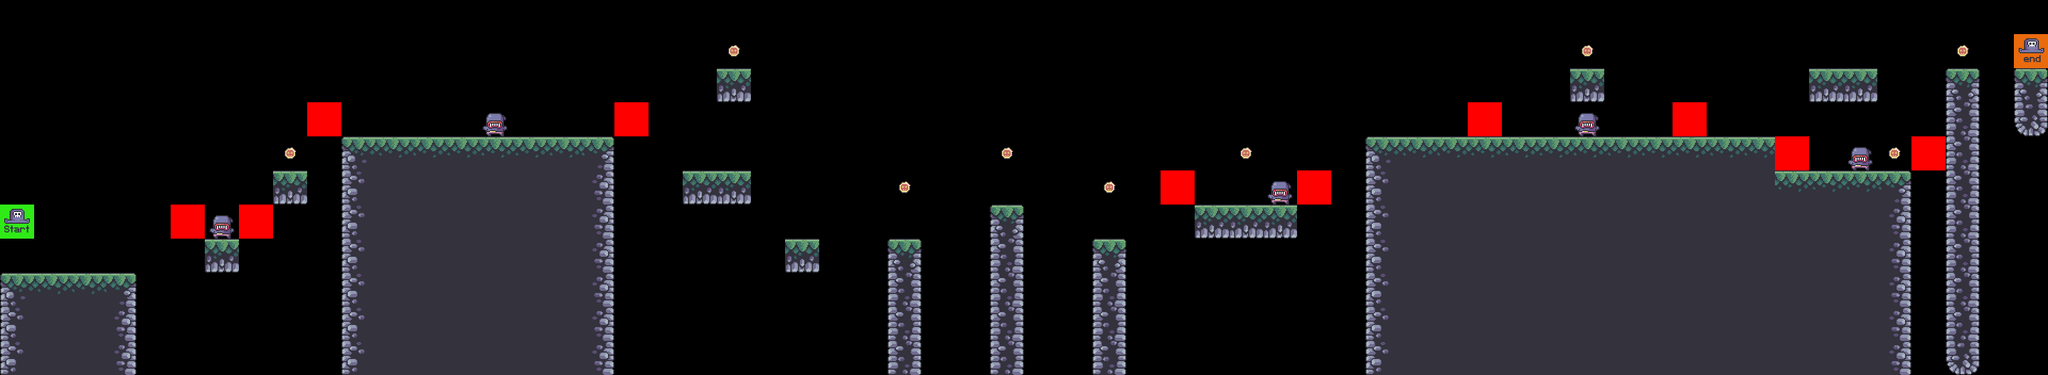

Below is a game level as drawn by its tile map, then a one-line description and the .tmx file that defines it, in full:
An orthogonal 60x11 tile map with 64x64 px tiles, 5 tile layers (Terrain, coins, enemigos, player, ...), 4 tilesets.

<map version="1.10" tiledversion="1.10.2" orientation="orthogonal" renderorder="right-down" width="60" height="11" tilewidth="64" tileheight="64" infinite="0" nextlayerid="6" nextobjectid="1">
 <tileset firstgid="1" source="../tile_Sets/terrain_tiles.tsx" />
 <tileset firstgid="17" source="../tile_Sets/coin_tiles.tsx" />
 <tileset firstgid="19" source="../tile_Sets/setup_tile.tsx" />
 <tileset firstgid="21" source="../tile_Sets/player_tiles.tsx" />
 <layer id="1" name="Terrain" width="60" height="11">
  <data encoding="csv">
0,0,0,0,0,0,0,0,0,0,0,0,0,0,0,0,0,0,0,0,0,0,0,0,0,0,0,0,0,0,0,0,0,0,0,0,0,0,0,0,0,0,0,0,0,0,0,0,0,0,0,0,0,0,0,0,0,0,0,0,
0,0,0,0,0,0,0,0,0,0,0,0,0,0,0,0,0,0,0,0,0,0,0,0,0,0,0,0,0,0,0,0,0,0,0,0,0,0,0,0,0,0,0,0,0,0,0,0,0,0,0,0,0,0,0,0,0,0,0,0,
0,0,0,0,0,0,0,0,0,0,0,0,0,0,0,0,0,0,0,0,0,14,0,0,0,0,0,0,0,0,0,0,0,0,0,0,0,0,0,0,0,0,0,0,0,0,14,0,0,0,0,0,0,14,14,0,0,4,0,4,
0,0,0,0,0,0,0,0,0,0,0,0,0,0,0,0,0,0,0,0,0,0,0,0,0,0,0,0,0,0,0,0,0,0,0,0,0,0,0,0,0,0,0,0,0,0,0,0,0,0,0,0,0,0,0,0,0,8,0,12,
0,0,0,0,0,0,0,0,0,0,1,2,2,2,2,2,2,3,0,0,0,0,0,0,0,0,0,0,0,0,0,0,0,0,0,0,0,0,0,0,1,2,2,2,2,2,2,2,2,2,2,2,0,0,0,0,0,8,0,0,
0,0,0,0,0,0,0,0,0,0,5,6,6,6,6,6,6,7,0,0,14,14,0,0,0,0,0,0,0,0,0,0,0,0,0,0,0,0,0,0,5,6,6,6,6,6,6,6,6,6,6,6,2,2,2,3,0,8,0,0,
0,0,0,0,0,0,0,0,0,0,5,6,6,6,6,6,6,7,0,0,0,0,0,0,0,0,0,0,0,4,0,0,0,0,0,14,14,14,0,0,5,6,6,6,6,6,6,6,6,6,6,6,6,6,6,7,0,8,0,0,
0,0,0,0,0,0,14,0,0,0,5,6,6,6,6,6,6,7,0,0,0,0,0,14,0,0,4,0,0,8,0,0,4,0,0,0,0,0,0,0,5,6,6,6,6,6,6,6,6,6,6,6,6,6,6,7,0,8,0,0,
1,2,2,3,0,0,0,0,0,0,5,6,6,6,6,6,6,7,0,0,0,0,0,0,0,0,8,0,0,8,0,0,8,0,0,0,0,0,0,0,5,6,6,6,6,6,6,6,6,6,6,6,6,6,6,7,0,8,0,0,
5,6,6,7,0,0,0,0,0,0,5,6,6,6,6,6,6,7,0,0,0,0,0,0,0,0,8,0,0,8,0,0,8,0,0,0,0,0,0,0,5,6,6,6,6,6,6,6,6,6,6,6,6,6,6,7,0,8,0,0,
5,6,6,7,0,0,0,0,0,0,5,6,6,6,6,6,6,7,0,0,0,0,0,0,0,0,8,0,0,8,0,0,8,0,0,0,0,0,0,0,5,6,6,6,6,6,6,6,6,6,6,6,6,6,6,7,0,12,0,0
</data>
 </layer>
 <layer id="2" name="coins" width="60" height="11">
  <data encoding="csv">
0,0,0,0,0,0,0,0,0,0,0,0,0,0,0,0,0,0,0,0,0,0,0,0,0,0,0,0,0,0,0,0,0,0,0,0,0,0,0,0,0,0,0,0,0,0,0,0,0,0,0,0,0,0,0,0,0,0,0,0,
0,0,0,0,0,0,0,0,0,0,0,0,0,0,0,0,0,0,0,0,0,17,0,0,0,0,0,0,0,0,0,0,0,0,0,0,0,0,0,0,0,0,0,0,0,0,17,0,0,0,0,0,0,0,0,0,0,17,0,17,
0,0,0,0,0,0,0,0,0,0,0,0,0,0,0,0,0,0,0,0,0,0,0,0,0,0,0,0,0,0,0,0,0,0,0,0,0,0,0,0,0,0,0,0,0,0,0,0,0,0,0,0,0,0,0,0,0,0,0,0,
0,0,0,0,0,0,0,0,0,0,0,0,0,0,0,0,0,0,0,0,0,0,0,0,0,0,0,0,0,0,0,0,0,0,0,0,0,0,0,0,0,0,0,0,0,0,0,0,0,0,0,0,0,0,0,0,0,0,0,0,
0,0,0,0,0,0,0,0,17,0,0,0,0,0,0,0,0,0,0,0,0,0,0,0,0,0,0,0,0,17,0,0,0,0,0,0,17,0,0,0,0,0,0,0,0,0,0,0,0,0,0,0,0,0,0,17,0,0,0,0,
0,0,0,0,0,0,0,0,14,0,0,0,0,0,0,0,0,0,0,0,0,0,0,0,0,0,0,0,0,0,0,0,0,0,0,0,0,0,0,0,0,0,0,0,0,0,0,0,0,0,0,0,0,0,0,0,0,0,0,0,
0,0,0,0,0,0,0,0,0,0,0,0,0,0,0,0,0,0,0,0,0,0,0,0,0,0,0,0,0,0,0,0,0,0,0,0,0,0,0,0,0,0,0,0,0,0,0,0,0,0,0,0,0,0,0,0,0,0,0,0,
0,0,0,0,0,0,0,0,0,0,0,0,0,0,0,0,0,0,0,0,0,0,0,0,0,0,0,0,0,0,0,0,0,0,0,0,0,0,0,0,0,0,0,0,0,0,0,0,0,0,0,0,0,0,0,0,0,0,0,0,
0,0,0,0,0,0,0,0,0,0,0,0,0,0,0,0,0,0,0,0,0,0,0,0,0,0,0,0,0,0,0,0,0,0,0,0,0,0,0,0,0,0,0,0,0,0,0,0,0,0,0,0,0,0,0,0,0,0,0,0,
0,0,0,0,0,0,0,0,0,0,0,0,0,0,0,0,0,0,0,0,0,0,0,0,0,0,0,0,0,0,0,0,0,0,0,0,0,0,0,0,0,0,0,0,0,0,0,0,0,0,0,0,0,0,0,0,0,0,0,0,
0,0,0,0,0,0,0,0,0,0,0,0,0,0,0,0,0,0,0,0,0,0,0,0,0,0,0,0,0,0,0,0,0,0,0,0,0,0,0,0,0,0,0,0,0,0,0,0,0,0,0,0,0,0,0,0,0,0,0,0
</data>
 </layer>
 <layer id="4" name="enemigos" width="60" height="11">
  <data encoding="csv">
0,0,0,0,0,0,0,0,0,0,0,0,0,0,0,0,0,0,0,0,0,0,0,0,0,0,0,0,0,0,0,0,0,0,0,0,0,0,0,0,0,0,0,0,0,0,0,0,0,0,0,0,0,0,0,0,0,0,0,0,
0,0,0,0,0,0,0,0,0,0,0,0,0,0,0,0,0,0,0,0,0,0,0,0,0,0,0,0,0,0,0,0,0,0,0,0,0,0,0,0,0,0,0,0,0,0,0,0,0,0,0,0,0,0,0,0,0,0,0,0,
0,0,0,0,0,0,0,0,0,0,0,0,0,0,0,0,0,0,0,0,0,0,0,0,0,0,0,0,0,0,0,0,0,0,0,0,0,0,0,0,0,0,0,0,0,0,0,0,0,0,0,0,0,0,0,0,0,0,0,0,
0,0,0,0,0,0,0,0,0,0,0,0,0,0,19,0,0,0,0,0,0,0,0,0,0,0,0,0,0,0,0,0,0,0,0,0,0,0,0,0,0,0,0,0,0,0,19,0,0,0,0,0,0,0,0,0,0,0,0,0,
0,0,0,0,0,0,0,0,0,0,0,0,0,0,0,0,0,0,0,0,0,0,0,0,0,0,0,0,0,0,0,0,0,0,0,0,0,0,0,0,0,0,0,0,0,0,0,0,0,0,0,0,0,0,19,0,0,0,0,0,
0,0,0,0,0,0,0,0,0,0,0,0,0,0,0,0,0,0,0,0,0,0,0,0,0,0,0,0,0,0,0,0,0,0,0,0,0,19,0,0,0,0,0,0,0,0,0,0,0,0,0,0,0,0,0,0,0,0,0,0,
0,0,0,0,0,0,19,0,0,0,0,0,0,0,0,0,0,0,0,0,0,0,0,0,0,0,0,0,0,0,0,0,0,0,0,0,0,0,0,0,0,0,0,0,0,0,0,0,0,0,0,0,0,0,0,0,0,0,0,0,
0,0,0,0,0,0,0,0,0,0,0,0,0,0,0,0,0,0,0,0,0,0,0,0,0,0,0,0,0,0,0,0,0,0,0,0,0,0,0,0,0,0,0,0,0,0,0,0,0,0,0,0,0,0,0,0,0,0,0,0,
0,0,0,0,0,0,0,0,0,0,0,0,0,0,0,0,0,0,0,0,0,0,0,0,0,0,0,0,0,0,0,0,0,0,0,0,0,0,0,0,0,0,0,0,0,0,0,0,0,0,0,0,0,0,0,0,0,0,0,0,
0,0,0,0,0,0,0,0,0,0,0,0,0,0,0,0,0,0,0,0,0,0,0,0,0,0,0,0,0,0,0,0,0,0,0,0,0,0,0,0,0,0,0,0,0,0,0,0,0,0,0,0,0,0,0,0,0,0,0,0,
0,0,0,0,0,0,0,0,0,0,0,0,0,0,0,0,0,0,0,0,0,0,0,0,0,0,0,0,0,0,0,0,0,0,0,0,0,0,0,0,0,0,0,0,0,0,0,0,0,0,0,0,0,0,0,0,0,0,0,0
</data>
 </layer>
 <layer id="3" name="player" width="60" height="11">
  <data encoding="csv">
0,0,0,0,0,0,0,0,0,0,0,0,0,0,0,0,0,0,0,0,0,0,0,0,0,0,0,0,0,0,0,0,0,0,0,0,0,0,0,0,0,0,0,0,0,0,0,0,0,0,0,0,0,0,0,0,0,0,0,0,
0,0,0,0,0,0,0,0,0,0,0,0,0,0,0,0,0,0,0,0,0,0,0,0,0,0,0,0,0,0,0,0,0,0,0,0,0,0,0,0,0,0,0,0,0,0,0,0,0,0,0,0,0,0,0,0,0,0,0,22,
0,0,0,0,0,0,0,0,0,0,0,0,0,0,0,0,0,0,0,0,0,0,0,0,0,0,0,0,0,0,0,0,0,0,0,0,0,0,0,0,0,0,0,0,0,0,0,0,0,0,0,0,0,0,0,0,0,0,0,0,
0,0,0,0,0,0,0,0,0,0,0,0,0,0,0,0,0,0,0,0,0,0,0,0,0,0,0,0,0,0,0,0,0,0,0,0,0,0,0,0,0,0,0,0,0,0,0,0,0,0,0,0,0,0,0,0,0,0,0,0,
0,0,0,0,0,0,0,0,0,0,0,0,0,0,0,0,0,0,0,0,0,0,0,0,0,0,0,0,0,0,0,0,0,0,0,0,0,0,0,0,0,0,0,0,0,0,0,0,0,0,0,0,0,0,0,0,0,0,0,0,
0,0,0,0,0,0,0,0,0,0,0,0,0,0,0,0,0,0,0,0,0,0,0,0,0,0,17,0,0,0,0,0,17,0,0,0,0,0,0,0,0,0,0,0,0,0,0,0,0,0,0,0,0,0,0,0,0,0,0,0,
21,0,0,0,0,0,0,0,0,0,0,0,0,0,0,0,0,0,0,0,0,0,0,0,0,0,0,0,0,0,0,0,0,0,0,0,0,0,0,0,0,0,0,0,0,0,0,0,0,0,0,0,0,0,0,0,0,0,0,0,
0,0,0,0,0,0,0,0,0,0,0,0,0,0,0,0,0,0,0,0,0,0,0,0,0,0,0,0,0,0,0,0,0,0,0,0,0,0,0,0,0,0,0,0,0,0,0,0,0,0,0,0,0,0,0,0,0,0,0,0,
0,0,0,0,0,0,0,0,0,0,0,0,0,0,0,0,0,0,0,0,0,0,0,0,0,0,0,0,0,0,0,0,0,0,0,0,0,0,0,0,0,0,0,0,0,0,0,0,0,0,0,0,0,0,0,0,0,0,0,0,
0,0,0,0,0,0,0,0,0,0,0,0,0,0,0,0,0,0,0,0,0,0,0,0,0,0,0,0,0,0,0,0,0,0,0,0,0,0,0,0,0,0,0,0,0,0,0,0,0,0,0,0,0,0,0,0,0,0,0,0,
0,0,0,0,0,0,0,0,0,0,0,0,0,0,0,0,0,0,0,0,0,0,0,0,0,0,0,0,0,0,0,0,0,0,0,0,0,0,0,0,0,0,0,0,0,0,0,0,0,0,0,0,0,0,0,0,0,0,0,0
</data>
 </layer>
 <layer id="5" name="limites" width="60" height="11">
  <data encoding="csv">
0,0,0,0,0,0,0,0,0,0,0,0,0,0,0,0,0,0,0,0,0,0,0,0,0,0,0,0,0,0,0,0,0,0,0,0,0,0,0,0,0,0,0,0,0,0,0,0,0,0,0,0,0,0,0,0,0,0,0,0,
0,0,0,0,0,0,0,0,0,0,0,0,0,0,0,0,0,0,0,0,0,0,0,0,0,0,0,0,0,0,0,0,0,0,0,0,0,0,0,0,0,0,0,0,0,0,0,0,0,0,0,0,0,0,0,0,0,0,0,0,
0,0,0,0,0,0,0,0,0,0,0,0,0,0,0,0,0,0,0,0,0,0,0,0,0,0,0,0,0,0,0,0,0,0,0,0,0,0,0,0,0,0,0,0,0,0,0,0,0,0,0,0,0,0,0,0,0,0,0,0,
0,0,0,0,0,0,0,0,0,20,0,0,0,0,0,0,0,0,20,0,0,0,0,0,0,0,0,0,0,0,0,0,0,0,0,0,0,0,0,0,0,0,0,20,0,0,0,0,0,20,0,0,0,0,0,0,0,0,0,0,
0,0,0,0,0,0,0,0,0,0,0,0,0,0,0,0,0,0,0,0,0,0,0,0,0,0,0,0,0,0,0,0,0,0,0,0,0,0,0,0,0,0,0,0,0,0,0,0,0,0,0,0,20,0,0,0,20,0,0,0,
0,0,0,0,0,0,0,0,0,0,0,0,0,0,0,0,0,0,0,0,0,0,0,0,0,0,0,0,0,0,0,0,0,0,20,0,0,0,20,0,0,0,0,0,0,0,0,0,0,0,0,0,0,0,0,0,0,0,0,0,
0,0,0,0,0,20,0,20,0,0,0,0,0,0,0,0,0,0,0,0,0,0,0,0,0,0,0,0,0,0,0,0,0,0,0,0,0,0,0,0,0,0,0,0,0,0,0,0,0,0,0,0,0,0,0,0,0,0,0,0,
0,0,0,0,0,0,0,0,0,0,0,0,0,0,0,0,0,0,0,0,0,0,0,0,0,0,0,0,0,0,0,0,0,0,0,0,0,0,0,0,0,0,0,0,0,0,0,0,0,0,0,0,0,0,0,0,0,0,0,0,
0,0,0,0,0,0,0,0,0,0,0,0,0,0,0,0,0,0,0,0,0,0,0,0,0,0,0,0,0,0,0,0,0,0,0,0,0,0,0,0,0,0,0,0,0,0,0,0,0,0,0,0,0,0,0,0,0,0,0,0,
0,0,0,0,0,0,0,0,0,0,0,0,0,0,0,0,0,0,0,0,0,0,0,0,0,0,0,0,0,0,0,0,0,0,0,0,0,0,0,0,0,0,0,0,0,0,0,0,0,0,0,0,0,0,0,0,0,0,0,0,
0,0,0,0,0,0,0,0,0,0,0,0,0,0,0,0,0,0,0,0,0,0,0,0,0,0,0,0,0,0,0,0,0,0,0,0,0,0,0,0,0,0,0,0,0,0,0,0,0,0,0,0,0,0,0,0,0,0,0,0
</data>
 </layer>
</map>
